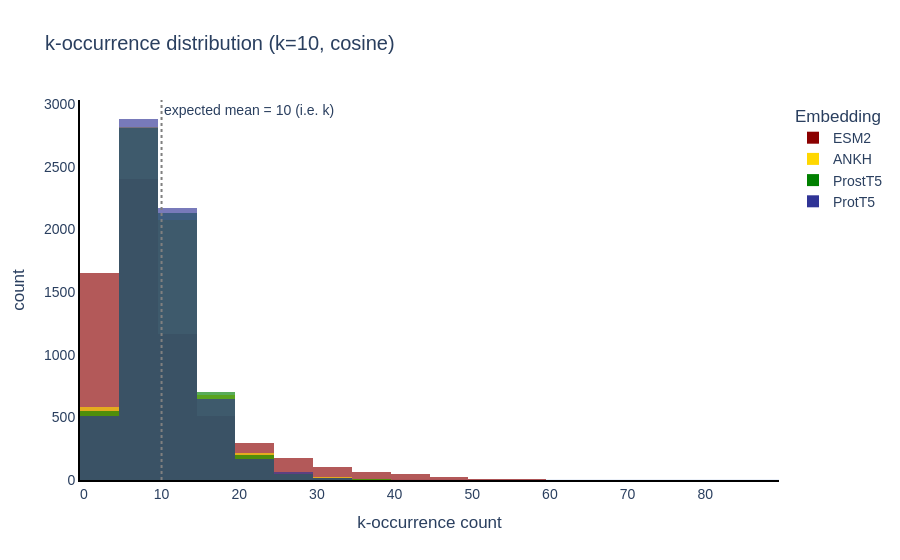

Notebook code cell kept with this figure:
### Code cell
kocc_df = hub.data["k_occurrence"]

fig = px.histogram(
    kocc_df, x="KOccurrence", color="Embedding",
    barmode="overlay", nbins=20, opacity=0.65,
    title=f"k-occurrence distribution (k={k_hub}, cosine)",
    labels={"KOccurrence": "k-occurrence count"},
    template="plotly_white",
    color_discrete_map=colors,
)
fig.add_vline(x=k_hub, line_dash="dot", line_color="grey",
              annotation_text=f"expected mean = {k_hub} (i.e. k)",
              annotation_position="top right")
fig.update_layout(font=dict(family="Arial", size=14))
fig.update_xaxes(showline=True, linecolor="black", linewidth=2, showgrid=False)
fig.update_yaxes(showline=True, linecolor="black", linewidth=2, showgrid=False)
fig.show()

### Figure 1 — Plotly figure (JSON) as saved in the notebook; plotly's stock layout.template omitted (floating-point values rounded to 4 significant figures; data arrays with more than 128 entries replaced by an {"elided": "..."} marker saying what was removed)
{"data": [{"bingroup": "x", "hovertemplate": "Embedding=ESM2<br>k-occurrence count=%{x}<br>count=%{y}<extra></extra>", "legendgroup": "ESM2", "marker": {"color": "#8B0000", "opacity": 0.65, "pattern": {"shape": ""}}, "name": "ESM2", "nbinsx": 20, "orientation": "v", "showlegend": true, "type": "histogram", "x": {"elided": "6456 int values"}, "xaxis": "x", "yaxis": "y"}, {"bingroup": "x", "hovertemplate": "Embedding=ANKH<br>k-occurrence count=%{x}<br>count=%{y}<extra></extra>", "legendgroup": "ANKH", "marker": {"color": "#FFD700", "opacity": 0.65, "pattern": {"shape": ""}}, "name": "ANKH", "nbinsx": 20, "orientation": "v", "showlegend": true, "type": "histogram", "x": {"elided": "6456 int values"}, "xaxis": "x", "yaxis": "y"}, {"bingroup": "x", "hovertemplate": "Embedding=ProstT5<br>k-occurrence count=%{x}<br>count=%{y}<extra></extra>", "legendgroup": "ProstT5", "marker": {"color": "#008000", "opacity": 0.65, "pattern": {"shape": ""}}, "name": "ProstT5", "nbinsx": 20, "orientation": "v", "showlegend": true, "type": "histogram", "x": {"elided": "6456 int values"}, "xaxis": "x", "yaxis": "y"}, {"bingroup": "x", "hovertemplate": "Embedding=ProtT5<br>k-occurrence count=%{x}<br>count=%{y}<extra></extra>", "legendgroup": "ProtT5", "marker": {"color": "#303496", "opacity": 0.65, "pattern": {"shape": ""}}, "name": "ProtT5", "nbinsx": 20, "orientation": "v", "showlegend": true, "type": "histogram", "x": {"elided": "6456 int values"}, "xaxis": "x", "yaxis": "y"}], "layout": {"annotations": [{"showarrow": false, "text": "expected mean = 10 (i.e. k)", "x": 10, "xanchor": "left", "xref": "x", "y": 1, "yanchor": "top", "yref": "y domain"}], "barmode": "overlay", "font": {"family": "Arial", "size": 14}, "legend": {"title": {"text": "Embedding"}, "tracegroupgap": 0}, "shapes": [{"line": {"color": "grey", "dash": "dot"}, "type": "line", "x0": 10, "x1": 10, "xref": "x", "y0": 0, "y1": 1, "yref": "y domain"}], "title": {"text": "k-occurrence distribution (k=10, cosine)"}, "xaxis": {"anchor": "y", "domain": [0, 1], "linecolor": "black", "linewidth": 2, "showgrid": false, "showline": true, "title": {"text": "k-occurrence count"}}, "yaxis": {"anchor": "x", "domain": [0, 1], "linecolor": "black", "linewidth": 2, "showgrid": false, "showline": true, "title": {"text": "count"}}}}
